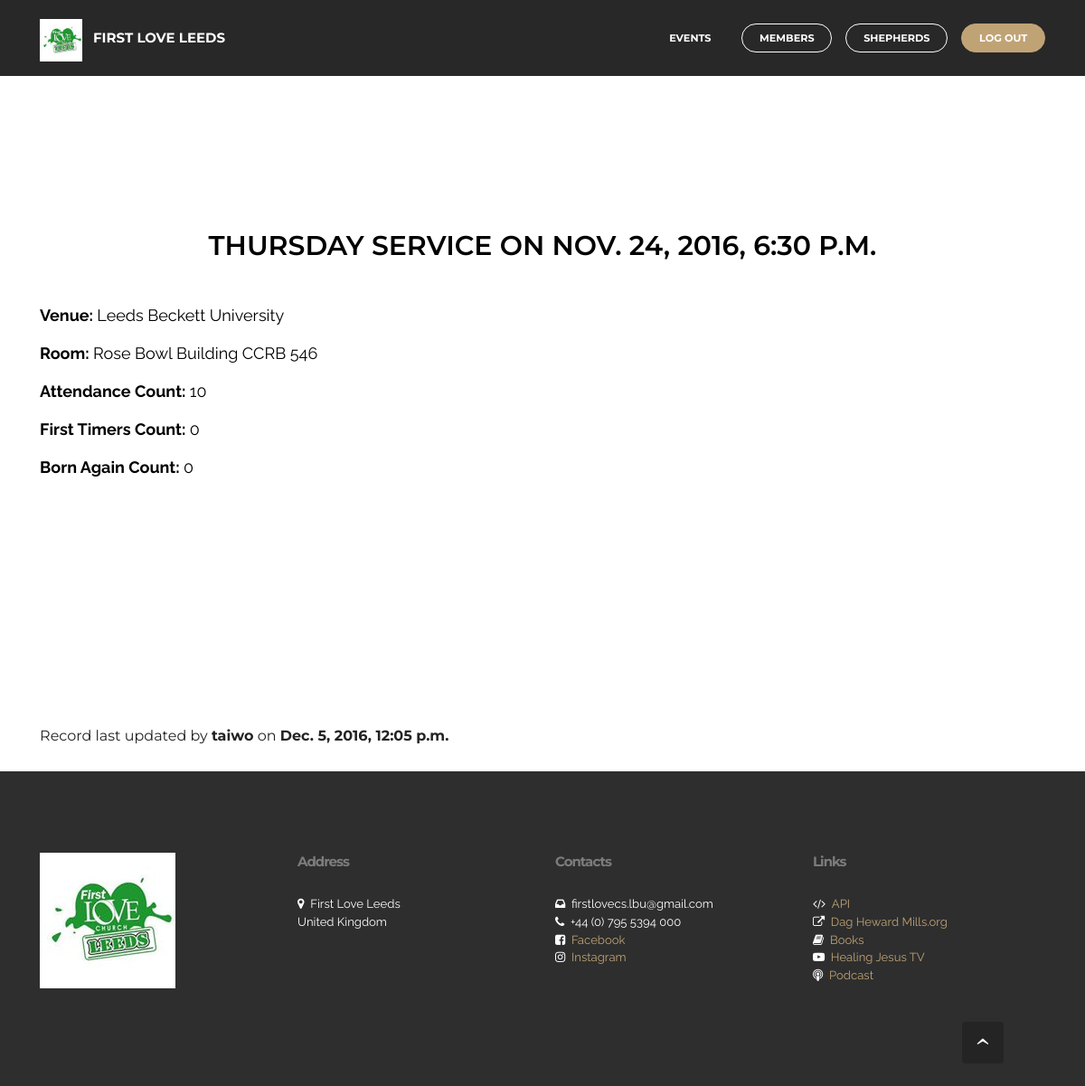
The page /event/2/ (signed in) on the database its author committed.
### event/models.py (models this page shows, shortened)
class Event(models.Model):
	date = models.DateTimeField()
	event = models.ForeignKey('EventType', on_delete=models.CASCADE)
	attendance_count = models.IntegerField()
	first_timers_count = models.IntegerField()
	born_again_count = models.IntegerField()
	venue = models.CharField(max_length=100, blank=True)
	room = models.CharField(max_length=100, blank=True)
	last_modified = models.DateTimeField(auto_now=True)
	def __str__(self):
		return self.event.name
	class Meta:
		ordering = ["-date"]

class EventType(models.Model):
	name = models.CharField(max_length=100, unique=True)
	class Meta:
		ordering = ["name"]

### event/views.py (the view)
@login_required
def event_info(request, id):
	event = Event.objects.get(pk = id)
	context = {
		'event': event
	}
	return render (request, 'event_info.html', context)

### event/templates/event_info.html (shortened to what this page needs)
{% extends '_partial/base.html' %}

### welcome/templates/_partial/base.html (shortened to what this page needs)
{% spaceless %}
{% load staticfiles %}
{% endspaceless %}

### firstlove/static/dropdown/css/style.css (style rules this page uses)
.navbar-dropdown { left: 0; padding: 0; position: absolute; right: 0; top: 0; transition: all 0.45s ease; z-index: 1030; }
.navbar-dropdown .navbar-brand { float: none; font-size: 0; padding: 1.25rem 0; position: relative; transition: padding 0.25s ease; white-space: nowrap; }
.navbar-dropdown .navbar-brand::before { content: ""; display: inline-block; height: 100%; vertical-align: middle; }
.navbar-dropdown .navbar-logo, .navbar-dropdown .navbar-caption { display: inline-block; vertical-align: middle; }
.navbar-dropdown .navbar-logo { margin-right: 0.8rem; transition: margin 0.3s ease-in-out; }
.navbar-dropdown .navbar-logo img { height: 3.125rem; transition: all 0.3s ease-in-out; }
.navbar-dropdown .mbr-table-cell { height: 5.625rem; }
.navbar-dropdown .navbar-caption { font-family: "Montserrat"; font-size: 1rem; font-weight: 700; white-space: normal; }
.navbar-dropdown .navbar-caption, .navbar-dropdown .navbar-caption:hover { color: inherit; text-decoration: none; }
.navbar-dropdown.navbar-fixed-top { position: fixed; }
.nav-dropdown { display: table !important; font-family: "Montserrat"; font-size: 0.75rem; font-weight: 700; height: auto !important; }
.nav-dropdown .nav-item { display: table-cell; float: none; vertical-align: middle; }
.nav-dropdown .nav-btn { padding-left: 1rem; }
.nav-dropdown .link { margin: 1.667em; padding: 0; transition: color .2s ease-in-out; }
.nav-dropdown .link::after, .nav-dropdown .dropdown-item::after { color: inherit; }
.nav-dropdown .btn { font-size: 0.75rem; font-weight: 700; letter-spacing: 0; margin-bottom: 0; padding-left: 1.25rem; padding-right: 1.25rem; }

### firstlove/static/w3-css/w3.css (style rules this page uses)
html { box-sizing:border-box }
*,*:before,*:after { box-sizing:inherit }
html { -ms-text-size-adjust:100%;-webkit-text-size-adjust:100% }
body { margin:0 }
article,aside,details,figcaption,figure,footer,header,main,menu,nav,section,summary { display:block }
a { background-color:transparent;-webkit-text-decoration-skip:objects }
img { border-style:none }
html,body { font-family:Verdana,sans-serif;font-size:15px;line-height:1.5 }
html { overflow-x:hidden }
h1,h2,h3,h4,h5,h6,.w3-slim,.w3-wide { font-family:"Segoe UI",Arial,sans-serif }
h1 { font-size:36px }
h6 { font-size:16px }
h1,h2,h3,h4,h5,h6 { font-weight:400;margin:10px 0 }
img { margin-bottom:-5px }
a { color:inherit }
.w3-large { font-size:18px!important }
.w3-center { text-align:center!important }
.w3-text-black,.w3-hover-text-black:hover { color:#000!important }

### firstlove/static/mobirise/css/mbr-additional.css (style rules this page uses)
body, input, textarea, .mbr-company .list-group-text { font-family: 'Raleway', sans-serif; }
.btn, .alert, h1, h2, h3, h4, h5, h6, .h1, .h2, .h3, .h4, .h5, .h6, .display-1, .display-2, .display-3, .display-4, .mbr-figure .mbr-figure-caption, .mbr-gallery-title, .mbr-map [data-state-details], .mbr-price { font-family: 'Montserrat', sans-serif; }
.mbr-footer-content h1, .mbr-footer .mbr-contacts h1, .mbr-footer-content h2, .mbr-footer .mbr-contacts h2, .mbr-footer-content h3, .mbr-footer .mbr-contacts h3, .mbr-footer-content h4, .mbr-footer .mbr-contacts h4, .mbr-footer-content p strong, .mbr-footer .mbr-contacts p strong, .mbr-footer-content strong, .mbr-footer .mbr-contacts strong { font-family: 'Montserrat', sans-serif; }
.btn { border-radius: 1.6em; }
.btn-primary { background-color: #c0a375; border-color: #c0a375; color: #ffffff; }
.text-primary { color: #c0a375 !important; }
.mbr-footer p a, .mbr-footer ul a { color: #c0a375; }
#ext_menu-7 .navbar-caption { color: #ffffff; }
#ext_menu-7 .link, #ext_menu-7 .dropdown-item { color: #ffffff; }
#ext_menu-7 .link { font-size: 0.75rem; }
#ext_menu-7 .navbar, #ext_menu-7 .nav-dropdown-sm, #ext_menu-7 .nav-dropdown-sm .link[aria-expanded="true"], #ext_menu-7 .nav-dropdown-sm .dropdown-menu { background: #282828; }

### rows shown on the page
Event: event+date+venue (picture), event+date+venue "FIRST LOVE LEEDS EVENTS MEMBERS SHEPHERDS LOG OUT THURSDAY SERVICE ON NOV. 24, 2016, 6:30 P.M. Venue: Leeds Beckett University Room: Rose Bowl Building CCRB 546 Attendance Count: 10 First Timers Count: 0 Born Again Count: 0 Record last updated by taiwo on Dec. 5, 2016, 12:05 p.m. Address First Love Leeds United Kingdom Contacts firstlovecs.lbu@gmail.com +44 (0) 795 5394 000 Facebook Instagram Links API Dag Heward Mills.org Books Healing Jesus TV Podcast"
